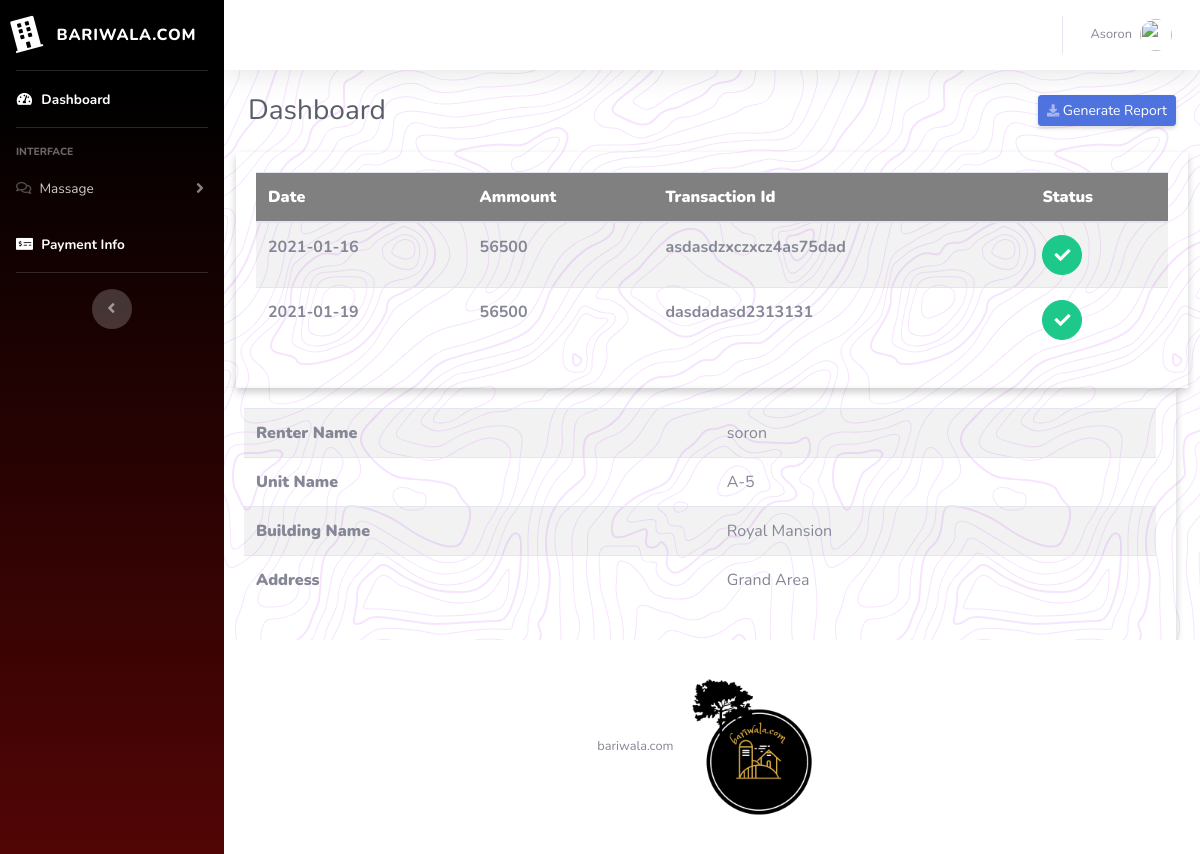
The page /view/paymentInfo.php (signed in) on the database its author committed.
### tables this page shows
CREATE TABLE `payment` (
  `id` int(11) NOT NULL,
  `rent_id` int(11) NOT NULL,
  `unit_id` int(11) NOT NULL,
  `transection_id` varchar(255) NOT NULL,
  `date` date DEFAULT NULL,
  `status` varchar(255) NOT NULL
);

CREATE TABLE `rent` (
  `id` int(11) NOT NULL,
  `renter_id` int(11) NOT NULL,
  `unit_id` int(11) NOT NULL,
  `electricity_bill` int(11) NOT NULL,
  `gas_bill` int(11) NOT NULL,
  `water_bill` int(11) NOT NULL,
  `rent` int(11) NOT NULL,
  `utilities` int(11) NOT NULL,
  `extra` int(11) NOT NULL DEFAULT 0,
  `date` date DEFAULT NULL,
  `created_at` timestamp NULL DEFAULT NULL,
  `updated_at` timestamp NULL DEFAULT NULL
);

CREATE TABLE `units` (
  `id` int(11) NOT NULL,
  `unit_name` text NOT NULL,
  `building_id` int(11) NOT NULL,
  `renter_id` int(11) NOT NULL,
  `created_at` timestamp NULL DEFAULT NULL,
  `updated_at` timestamp NULL DEFAULT NULL
);

CREATE TABLE `buildings` (
  `id` int(11) NOT NULL,
  `name` text NOT NULL,
  `address` text NOT NULL,
  `manager_id` int(11) NOT NULL,
  `created_at` timestamp NULL DEFAULT NULL,
  `updated_at` timestamp NULL DEFAULT NULL
);

### controller/database.php (called while the page is built, shortened)
<?php
class Database {
    private $conn;
    public function __construct() {
        $this->servername = "localhost";
        $this->username = "root";
        $this->password = "";
        $this->dbname = "bariwala";
        $this->conn = new mysqli($this->servername, $this->username, $this->password, $this->dbname);
    }
    public function select($select, $table, $where = "", $extention = "") {
        $sql = "SELECT " . $select . " FROM " . $table . " " . $where . " " . $extention;
        $result = $this->conn->query($sql);
        return $result;
    }
}
?>

### view/paymentInfo.php (the view, shortened to what this page needs)
<!DOCTYPE html>
<html lang="en">
<?php
require_once "header.php";
?>
<body id="page-top">
  <div id="wrapper">
    <?php
    require_once "sidebar.php";
    ?>
    <div id="content-wrapper" class="d-flex flex-column">
      <div id="content">
        <?php
        require_once "topbar.php"
        ?>
        <div class="container-fluid">
          <div class="d-sm-flex align-items-center justify-content-between mb-4">
            <h1 class="h3 mb-0 text-gray-800">Dashboard</h1>
            <a href="#" class="d-none d-sm-inline-block btn btn-sm btn-primary shadow-sm"><i class="fas fa-download fa-sm text-white-50"></i> Generate Report</a>
          </div>
          <div class="row">
          <?php
            $id=$_SESSION["id"];
            require_once "../controller/database.php";
            $database=new Database();
            $select="*";
            $table = "renter";
            $where = "Where user_id = $id";
            $extention = "";
            $result = $database->select($select, $table, $where, $extention);
            $row = mysqli_fetch_assoc($result);
            $id=$row["id"];
            $select="*";
            $table = "rent";
            $where = "Where renter_id = $id";
            $extention = "";
            $result = $database->select($select, $table, $where, $extention);
            $row = mysqli_fetch_assoc($result);
            $unit_id=$row["unit_id"];
            $rent_id=$row["id"];
            $e_bill= $row["electricity_bill"];
            $w_bill= $row["water_bill"];
            $g_bill= $row["gas_bill"];
            $u_bill= $row["utilities"];
            $rent= $row["rent"];
            $total=intval($e_bill)+intval($w_bill)+intval($g_bill)+intval($u_bill)+intval($rent);
            $select="*";
            $table = "payment";
            $where = "Where rent_id = $rent_id AND unit_id = $unit_id ";
            $extention = "";
            $result = $database->select($select, $table, $where, $extention);
         ?>
              <div class="card-body" >
                <div class="table-responsive">
                    <table class="table table-striped" id="dataTable" width="100%" cellspacing="0">
                      <thead style="background-color:gray; color:white;">
                        <tr style="background-color:gray; color:white;">
                          <th><strong>Date</strong></th>
                          <th><strong>Ammount</strong></th>
                          <th><strong>Transaction Id</strong></th>
                          <th><strong>Status</strong></th>
                        </tr>
                      </thead>
                      <tbody>
                       <?php
                         while ($row = mysqli_fetch_assoc($result)) {
                       ?>
                        <tr   >
                          <td> <strong><?php echo $row["date"]?></strong>  </td>
                          <td> <strong><?php echo $total ?></strong></td>
                          <td> <strong><?php echo $row["transection_id"] ?></strong></td>
                          <td>
                          <?php
                            if($row["status"]=="Not Verified"){
                          ?>
                            <a href="" class="btn btn-danger btn-circle">
                                <i class="fas fa-times"> </i>
                             </a>
                            <?php
                            }else{
                             ?>
                            <a href="" class="btn btn-success btn-circle">
                                <i class="fas fa-check">  </i>
                            </a>
                            <?php
                             }
                            ?>
                          </td>
                        </tr>
                        <?php
                      }
                    ?>
                      </tbody>
                    </table>
                </div>
            </div>
              <div class="row" style="width:100%">
               <?php
                $select="*";
                $table = "units";
                $where = "Where renter_id = $id";
                $extention = "limit 1";
                $result = $database->select($select, $table, $where, $extention);
                $row = mysqli_fetch_assoc($result);
                $name=$_SESSION["name"];
                $b_id=$row["building_id"];
                $select="*";
                $table = "buildings";
                $where = "Where id = $b_id";
                $extention = "";
                $result = $database->select($select, $table, $where, $extention);
                $row2 = mysqli_fetch_assoc($result);
               ?>
                <div class="card-body">
                  <div class="table-responsive">
                      <table class="table table-striped" id="dataTable" width="100%" cellspacing="0">
                        <tbody>
                          <tr>
                            <th> <strong>Renter Name </strong> </th>
                            <td><?php echo $name ?></td>
                          </tr>
                          <tr>
                            <th> <strong>Unit Name </strong> </th>
                            <td><?php echo $row["unit_name"] ?></td>
                          </tr>
                          <tr>
                            <th> <strong>Building Name </strong></th>
                            <td><?php echo $row2["name"] ?></td>
                          </tr>
                          <tr>
                            <th> <strong> Address </strong> </th>
                            <td><?php echo $row2["address"] ?></td>
                          </tr>
                        </tbody>
                      </table>
                  </div>
                </div>
          </div>
          </div>
        </div>
      </div>
      <?php
        require_once "footer.php"
      ?>
</body>
</html>

### rows shown on the page
payment: date "2021-01-16", rent.rent "56500", transection "asdasdzxczxcz4as75dad"
payment: date "2021-01-19", rent.rent "56500", transection "dasdadasd2313131"
units: unit_name "A-5"
buildings: name "Royal Mansion", address "Grand Area"

### other values the page prints
$username "Asoron"
$name "soron"
